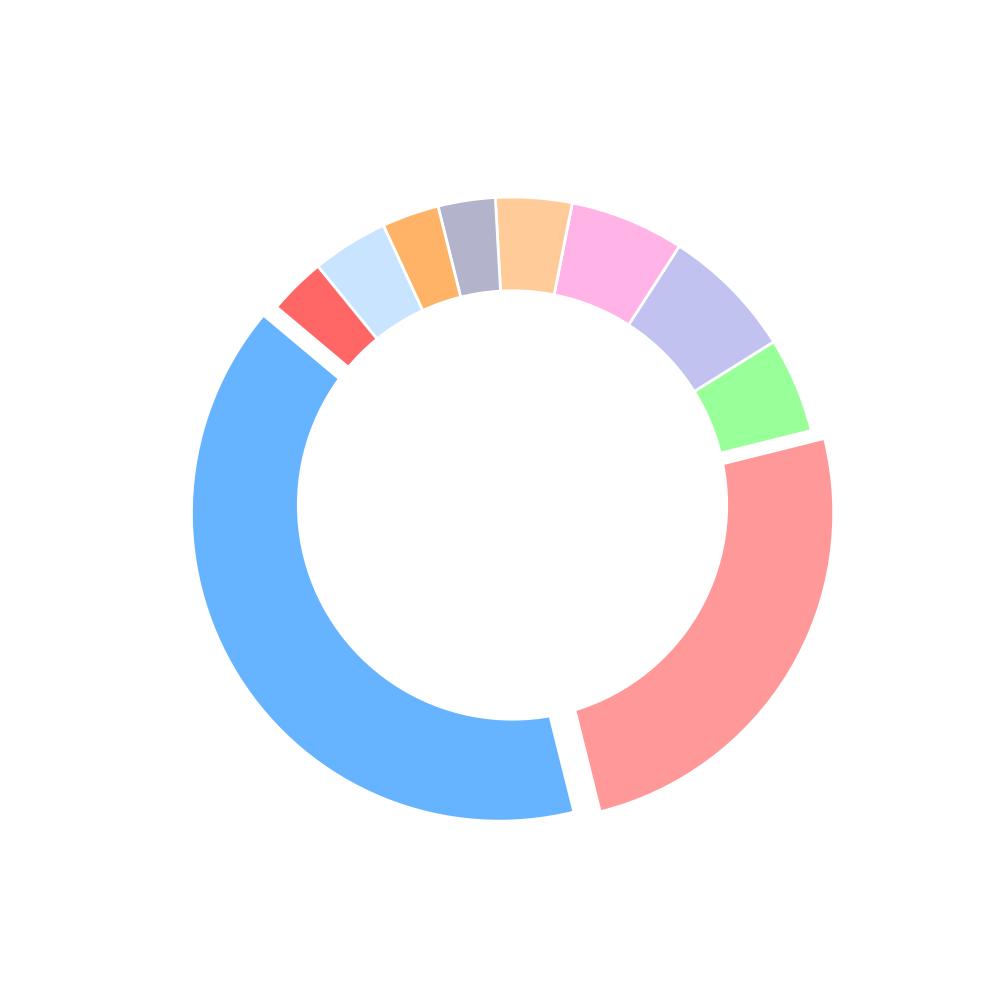

Source code (Python):
import matplotlib.pyplot as plt

popularity = [40, 25, 5, 7, 6, 4, 3, 3, 4, 3]
colors = ['#66b3ff', '#ff9999', '#99ff99', '#c2c2f0', '#ffb3e6', '#ffcc99', '#b3b3cc', '#ffb366', '#c8e4ff', '#ff6666']
explode = (0.05, 0.05, 0, 0, 0, 0, 0, 0, 0, 0)

fig, ax = plt.subplots(figsize=(10, 10))
ax.pie(popularity, explode=explode, colors=colors, startangle=140, wedgeprops=dict(edgecolor='w', linewidth=2))

centre_circle = plt.Circle((0, 0), 0.70, fc='white')
ax.add_artist(centre_circle)

ax.set_aspect('equal')

plt.show()
